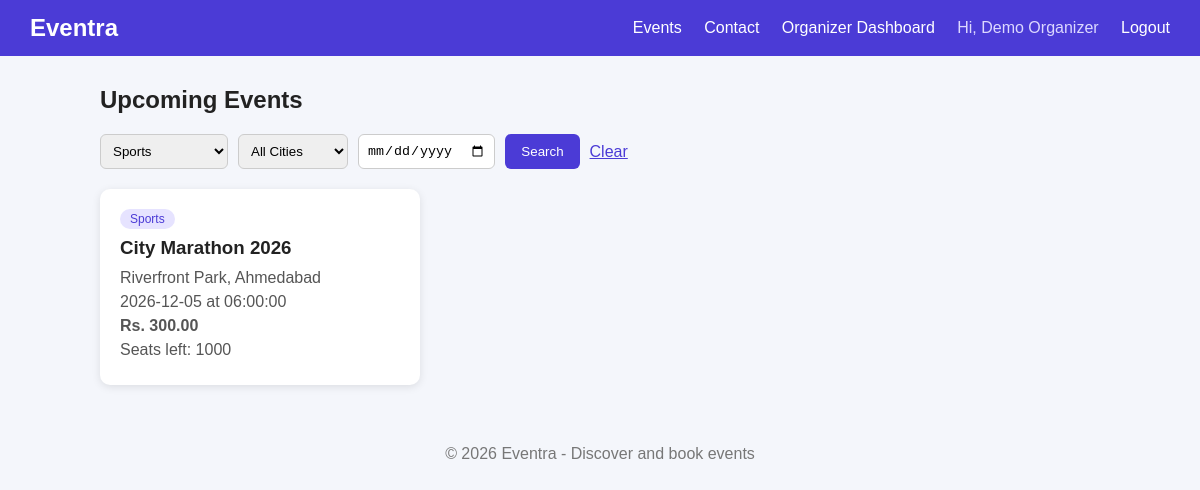
Screenshot of /api/index.php?category=Sports (signed in) with the database file from the repository.
### tables this page shows
CREATE TABLE events (
    event_id INT AUTO_INCREMENT PRIMARY KEY,
    organizer_id INT NOT NULL,
    title VARCHAR(150) NOT NULL,
    description TEXT,
    category VARCHAR(50),
    venue VARCHAR(150) NOT NULL,
    city VARCHAR(50) NOT NULL,
    event_date DATE NOT NULL,
    event_time TIME NOT NULL,
    price DECIMAL(8,2) NOT NULL DEFAULT 0,
    total_seats INT NOT NULL,
    seats_left INT NOT NULL,
    status ENUM('pending','approved','rejected','cancelled') NOT NULL DEFAULT 'pending',
    created_at TIMESTAMP DEFAULT CURRENT_TIMESTAMP,
    FOREIGN KEY (organizer_id) REFERENCES users(user_id)
);

### api/index.php (the view, shortened to what this page needs)
<?php
include "db.php";
$category = trim($_GET['category'] ?? '');
$date     = trim($_GET['date'] ?? '');
$sql = "SELECT * FROM events WHERE status = 'approved'";
$params = [];
$types = "";
if ($category !== '') {
    $sql .= " AND category = ?";
    $params[] = $category;
    $types .= "s";
}
$sql .= " ORDER BY event_date ASC";
$stmt = mysqli_prepare($conn, $sql);
if ($params) {
    mysqli_stmt_bind_param($stmt, $types, ...$params);
}
mysqli_stmt_execute($stmt);
$result = mysqli_stmt_get_result($stmt);
$categories = mysqli_query($conn, "SELECT DISTINCT category FROM events WHERE status='approved'");
include "header.php";
?>
<h2>Upcoming Events</h2>
<form method="GET" class="filter-bar">
    <select name="category">
        <?php while ($c = mysqli_fetch_assoc($categories)) { ?>
            <option value="<?php echo htmlspecialchars($c['category']); ?>"
                <?php echo ($category === $c['category']) ? 'selected' : ''; ?>>
                <?php echo htmlspecialchars($c['category']); ?>
            </option>
        <?php } ?>
    </select>
    <select name="city">
        <option value="">All Cities</option>
    </select>
    <input type="date" name="date" value="<?php echo htmlspecialchars($date); ?>">
    <button type="submit">Search</button>
    <a href="index.php" class="clear-link">Clear</a>
</form>
<div class="grid">
    <?php while ($row = mysqli_fetch_assoc($result)) { ?>
        <a class="card" href="event.php?id=<?php echo $row['event_id']; ?>">
            <span class="tag"><?php echo htmlspecialchars($row['category']); ?></span>
            <h3><?php echo htmlspecialchars($row['title']); ?></h3>
            <p><?php echo htmlspecialchars($row['venue']); ?>, <?php echo htmlspecialchars($row['city']); ?></p>
            <p><?php echo $row['event_date']; ?> at <?php echo $row['event_time']; ?></p>
            <p class="price"><?php echo ($row['price'] > 0) ? "Rs. " . $row['price'] : "Free"; ?></p>
            <p class="seats">Seats left: <?php echo $row['seats_left']; ?></p>
        </a>
    <?php } ?>
</div>
<?php include "footer.php"; ?>

### public/style.css (style rules this page uses)
body { font-family: Arial, sans-serif; margin: 0; background: #f4f6fb; color: #222; }
.grid { display: grid; grid-template-columns: repeat(auto-fill, minmax(260px, 1fr)); gap: 20px; margin-top: 20px; }
.card { background: white; padding: 20px; border-radius: 10px; box-shadow: 0 2px 8px rgba(0,0,0,0.1); text-decoration: none; color: inherit; display: block; }
.card h3 { margin: 10px 0; }
.card p { margin: 6px 0; color: #555; }
.tag { background: #e6e3ff; color: #4b3bd6; padding: 3px 10px; border-radius: 12px; font-size: 12px; }
.price { font-weight: bold; color: #1a8a4a; }
.filter-bar { display: flex; gap: 10px; flex-wrap: wrap; margin: 20px 0; }
.filter-bar select, .filter-bar input { padding: 8px; border: 1px solid #ccc; border-radius: 6px; }
.filter-bar button { padding: 8px 16px; background: #4b3bd6; color: white; border: none; border-radius: 6px; cursor: pointer; }
.clear-link { align-self: center; color: #4b3bd6; }

### rows the page displays
events: category "Sports", title "City Marathon 2026", venue "Riverfront Park", city "Ahmedabad", event_date "2026-12-05", event_time "06:00:00", price "300.00", seats_left "1000"

### other values shown
$name "Demo Organizer"
form field category "Sports"
